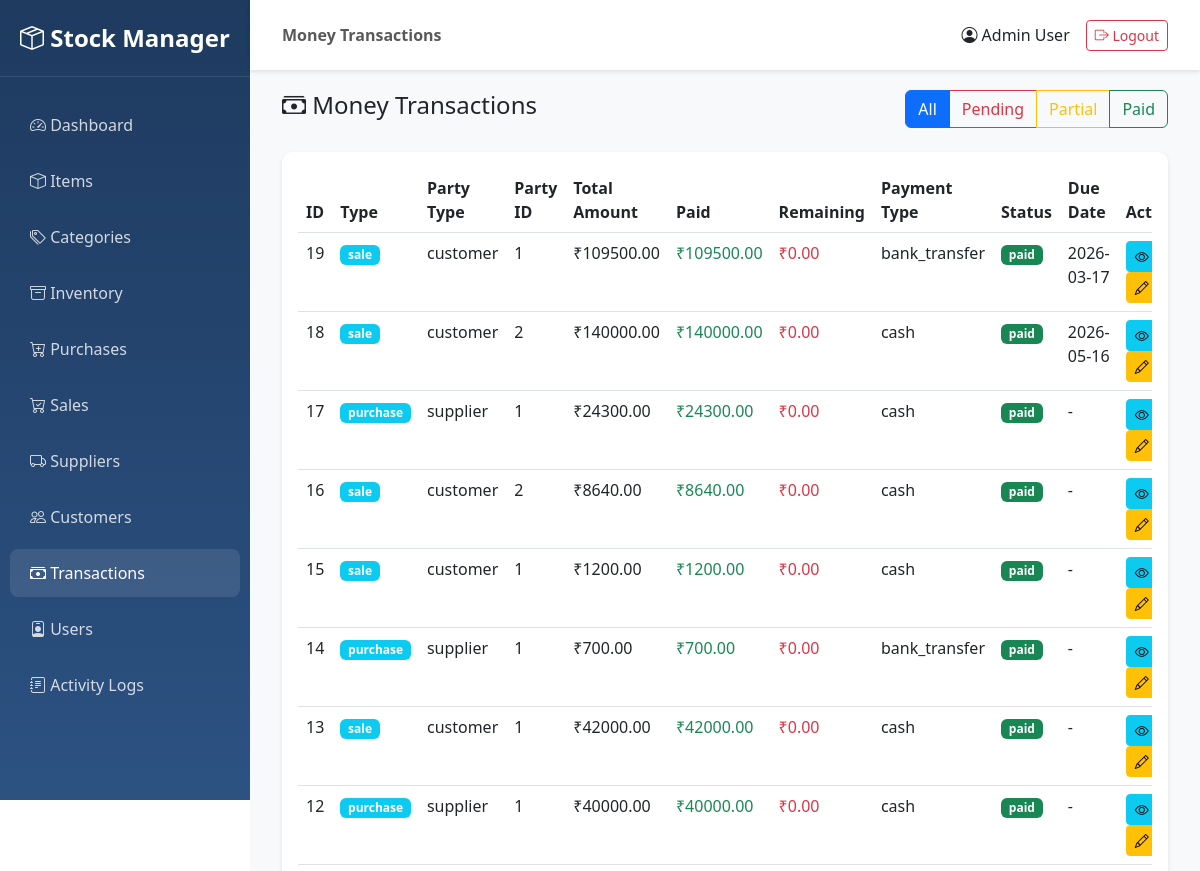
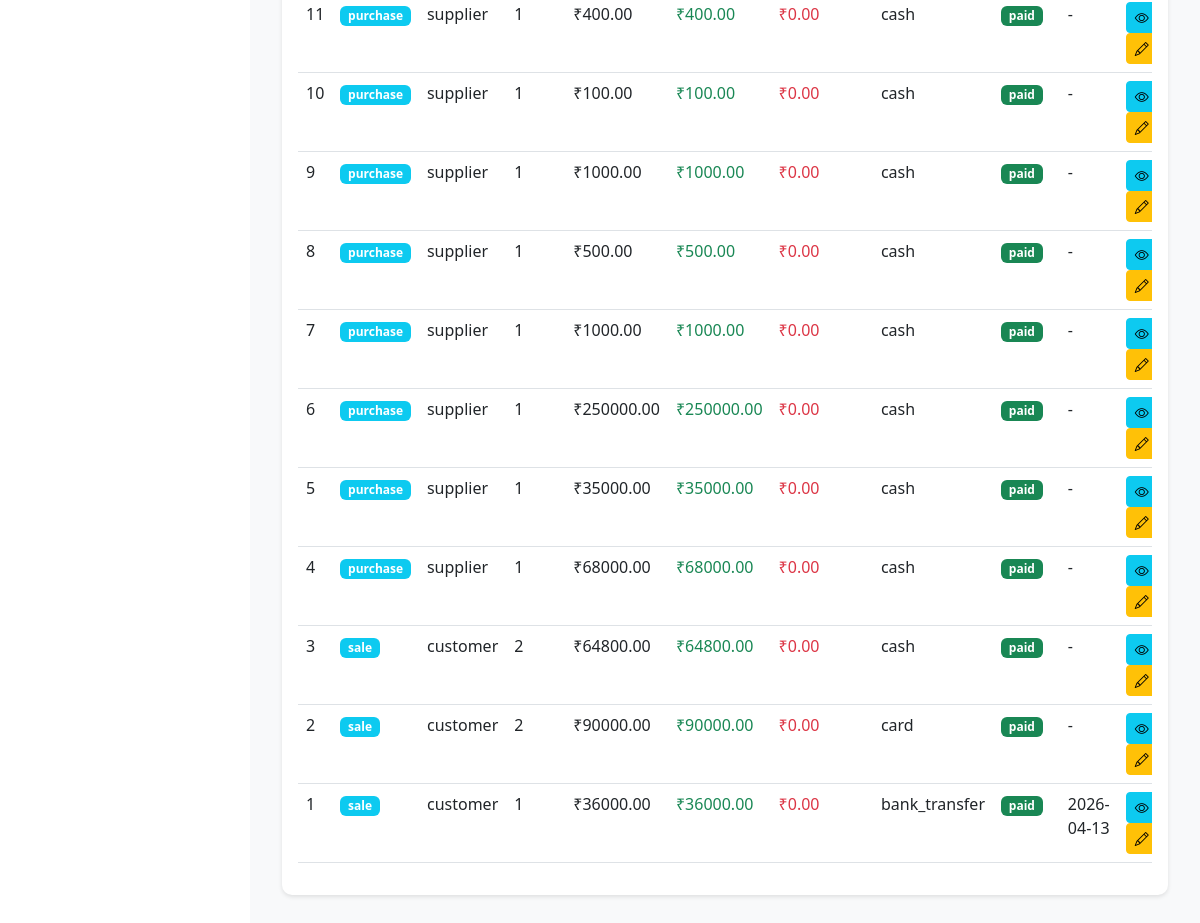
Screenshot of /money/ (signed in) with the database file from the repository (2 pictures, top to bottom).
### app/models/user.py (models this page shows, shortened)
class User(UserMixin, db.Model):
    __tablename__ = 'users'
    user_id = db.Column(db.Integer, primary_key=True)
    name = db.Column(db.String(100), nullable=False)
    username = db.Column(db.String(50), unique=True, nullable=False, index=True)
    password = db.Column(db.String(255), nullable=False)
    role = db.Column(db.String(20), nullable=False, default='user')  # admin, manager, user
    status = db.Column(db.String(20), nullable=False, default='active')  # active, inactive
    created_by = db.Column(db.Integer, db.ForeignKey('users.user_id'), nullable=True)
    updated_by = db.Column(db.Integer, db.ForeignKey('users.user_id'), nullable=True)
    created_at = db.Column(db.DateTime, nullable=False, default=datetime.utcnow)
    updated_at = db.Column(db.DateTime, nullable=False, default=datetime.utcnow, onupdate=datetime.utcnow)
    logs = db.relationship('Log', backref='user', lazy='dynamic')
    def is_admin(self):
        return self.role == 'admin'

### app/models/money.py (models this page shows, shortened)
class Money(db.Model):
    __tablename__ = 'money'
    transaction_id = db.Column(db.Integer, primary_key=True)
    reference_type = db.Column(db.String(20), nullable=False)  # purchase, sale, expense
    reference_id = db.Column(db.Integer, nullable=False)  # ID of purchase/sale/expense
    party_type = db.Column(db.String(20), nullable=False)  # customer, supplier
    party_id = db.Column(db.Integer, nullable=False)  # customer_id or supplier_id
    total_amount = db.Column(db.Float, nullable=False, default=0.0)
    advance_payment = db.Column(db.Float, nullable=False, default=0.0)
    payment_type = db.Column(db.String(20), nullable=False)  # cash, card, bank_transfer, cheque
    pay_status = db.Column(db.String(20), nullable=False, default='pending')  # paid, pending, partial
    due_date = db.Column(db.Date, nullable=True)
    reminder_date = db.Column(db.Date, nullable=True)
    created_by = db.Column(db.Integer, db.ForeignKey('users.user_id'), nullable=True)
    updated_by = db.Column(db.Integer, db.ForeignKey('users.user_id'), nullable=True)
    created_at = db.Column(db.DateTime, nullable=False, default=datetime.utcnow)
    updated_at = db.Column(db.DateTime, nullable=False, default=datetime.utcnow, onupdate=datetime.utcnow)

### app/routes/money.py (the view)
@money_bp.route('/')
@login_required
def list_transactions():
    page = request.args.get('page', 1, type=int)
    filter_type = request.args.get('filter', 'all')
    query = Money.query
    if filter_type == 'pending':
        query = query.filter(Money.pay_status == 'pending')
    elif filter_type == 'partial':
        query = query.filter(Money.pay_status == 'partial')
    elif filter_type == 'paid':
        query = query.filter(Money.pay_status == 'paid')
    elif filter_type == 'purchase':
        query = query.filter(Money.reference_type == 'purchase')
    elif filter_type == 'sale':
        query = query.filter(Money.reference_type == 'sale')
    transactions = query.order_by(Money.created_at.desc()).paginate(page=page, per_page=20, error_out=False)
    return render_template('money/list.html', transactions=transactions, filter_type=filter_type)

### app/templates/money/list.html (shortened to what this page needs)
{% extends "base.html" %}
{% block page_title %}Money Transactions{% endblock %}
{% block content %}
<div class="container-fluid">
    <div class="d-flex justify-content-between align-items-center mb-4">
        <h4><i class="bi bi-cash-stack"></i> Money Transactions</h4>
        <div class="btn-group">
            <a href="{{ url_for('money.list_transactions', filter='all') }}"
               class="btn btn-outline-primary {% if filter_type == 'all' %}active{% endif %}">All</a>
            <a href="{{ url_for('money.list_transactions', filter='pending') }}"
               class="btn btn-outline-danger {% if filter_type == 'pending' %}active{% endif %}">Pending</a>
            <a href="{{ url_for('money.list_transactions', filter='partial') }}"
               class="btn btn-outline-warning {% if filter_type == 'partial' %}active{% endif %}">Partial</a>
            <a href="{{ url_for('money.list_transactions', filter='paid') }}"
               class="btn btn-outline-success {% if filter_type == 'paid' %}active{% endif %}">Paid</a>
        </div>
    </div>
    <div class="card">
        <div class="card-body">
            <div class="table-responsive">
                <table class="table table-hover">
                    <thead>
                        <tr>
                            <th>ID</th>
                            <th>Type</th>
                            <th>Party Type</th>
                            <th>Party ID</th>
                            <th>Total Amount</th>
                            <th>Paid</th>
                            <th>Remaining</th>
                            <th>Payment Type</th>
                            <th>Status</th>
                            <th>Due Date</th>
                            <th>Action</th>
                        </tr>
                    </thead>
                    <tbody>
                        {% for transaction in transactions.items %}
                        <tr>
                            <td>{{ transaction.transaction_id }}</td>
                            <td><span class="badge bg-info">{{ transaction.reference_type }}</span></td>
                            <td>{{ transaction.party_type }}</td>
                            <td>{{ transaction.party_id }}</td>
                            <td>₹{{ "%.2f"|format(transaction.total_amount) }}</td>
                            <td><span class="text-success">₹{{ "%.2f"|format(transaction.advance_payment) }}</span></td>
                            <td><span class="text-danger">₹{{ "%.2f"|format(transaction.total_amount - transaction.advance_payment) }}</span></td>
                            <td>{{ transaction.payment_type }}</td>
                            <td>
                                <span class="badge bg-{{ 'success' if transaction.pay_status == 'paid' else 'warning' if transaction.pay_status == 'partial' else 'danger' }}">
                                    {{ transaction.pay_status }}
                                </span>
                            </td>
                            <td>{{ transaction.due_date or '-' }}</td>
                            <td>
                                <a href="{{ url_for('money.view_transaction', transaction_id=transaction.transaction_id) }}"
                                   class="btn btn-sm btn-info" title="View Details">
                                    <i class="bi bi-eye"></i>
                                </a>
                                <button type="button" class="btn btn-sm btn-warning"
                                        data-bs-toggle="modal"
                                        data-bs-target="#editPaymentTypeModal{{ transaction.transaction_id }}"
                                        title="Edit Payment Type">
                                    <i class="bi bi-pencil"></i>
                                </button>
                            </td>
                        </tr>
                        {% endfor %}
                    </tbody>
                </table>
            </div>
        </div>
    </div>
</div>
{% endblock %}

### app/templates/base.html (shortened to what this page needs)
<!DOCTYPE html>
<html lang="en">
<head>
    <link href="https://cdn.jsdelivr.net/npm/bootstrap@5.3.0/dist/css/bootstrap.min.css" rel="stylesheet">
    <link rel="stylesheet" href="https://cdn.jsdelivr.net/npm/bootstrap-icons@1.11.0/font/bootstrap-icons.css">
</head>
<body>
    {% if current_user.is_authenticated %}
    <div class="sidebar">
        <div class="brand-logo">
            <i class="bi bi-box-seam"></i> Stock Manager
        </div>
        <ul class="nav flex-column">
            <li class="nav-item">
                <a class="nav-link {% if request.endpoint == 'main.dashboard' %}active{% endif %}" href="{{ url_for('main.dashboard') }}">
                    <i class="bi bi-speedometer2"></i> Dashboard
                </a>
            </li>
            <li class="nav-item">
                <a class="nav-link {% if 'items' in request.endpoint %}active{% endif %}" href="{{ url_for('items.list_items') }}">
                    <i class="bi bi-box"></i> Items
                </a>
            </li>
            <li class="nav-item">
                <a class="nav-link {% if 'categories' in request.endpoint %}active{% endif %}" href="{{ url_for('categories.list_categories') }}">
                    <i class="bi bi-tags"></i> Categories
                </a>
            </li>
            <li class="nav-item">
                <a class="nav-link {% if 'inventory' in request.endpoint %}active{% endif %}" href="{{ url_for('inventory.list_inventory') }}">
                    <i class="bi bi-archive"></i> Inventory
                </a>
            </li>
            <li class="nav-item">
                <a class="nav-link {% if 'purchases' in request.endpoint %}active{% endif %}" href="{{ url_for('purchases.list_purchases') }}">
                    <i class="bi bi-cart-plus"></i> Purchases
                </a>
            </li>
            <li class="nav-item">
                <a class="nav-link {% if 'sales' in request.endpoint %}active{% endif %}" href="{{ url_for('sales.list_sales') }}">
                    <i class="bi bi-cart-check"></i> Sales
                </a>
            </li>
            <li class="nav-item">
                <a class="nav-link {% if 'suppliers' in request.endpoint %}active{% endif %}" href="{{ url_for('suppliers.list_suppliers') }}">
                    <i class="bi bi-truck"></i> Suppliers
                </a>
            </li>
            <li class="nav-item">
                <a class="nav-link {% if 'customers' in request.endpoint %}active{% endif %}" href="{{ url_for('customers.list_customers') }}">
                    <i class="bi bi-people"></i> Customers
                </a>
            </li>
            <li class="nav-item">
                <a class="nav-link {% if 'money' in request.endpoint %}active{% endif %}" href="{{ url_for('money.list_transactions') }}">
                    <i class="bi bi-cash-stack"></i> Transactions
                </a>
            </li>
            {% if current_user.is_admin() %}
            <li class="nav-item">
                <a class="nav-link {% if 'users' in request.endpoint %}active{% endif %}" href="{{ url_for('users.list_users') }}">
                    <i class="bi bi-person-badge"></i> Users
                </a>
            </li>
            <li class="nav-item">
                <a class="nav-link {% if 'logs' in request.endpoint %}active{% endif %}" href="{{ url_for('logs.list_logs') }}">
                    <i class="bi bi-journal-text"></i> Activity Logs
                </a>
            </li>
            {% endif %}
        </ul>
    </div>
    <nav class="navbar navbar-top">
        <div class="container-fluid">
            <span class="navbar-text">
                <strong>{% block page_title %}{% endblock %}</strong>
            </span>
            <div class="d-flex align-items-center">
                <span class="me-3">
                    <i class="bi bi-person-circle"></i> {{ current_user.name }}
                </span>
                <a href="{{ url_for('auth.logout') }}" class="btn btn-outline-danger btn-sm">
                    <i class="bi bi-box-arrow-right"></i> Logout
                </a>
            </div>
        </div>
    </nav>
    <div class="main-content">
        {% block content %}{% endblock %}
    </div>
    {% endif %}
</body>
</html>

### app/templates/base.html (style rules this page uses)
:root { --sidebar-width: 250px; }
body { font-family: 'Segoe UI', Tahoma, Geneva, Verdana, sans-serif; }
.sidebar { position: fixed; top: 0; left: 0; height: 100vh; width: var(--sidebar-width); background: linear-gradient(180deg, #1e3a5f 0%, #2c5282 100%); padding-top: 20px; overflow-y: auto; }
.sidebar .nav-link { color: rgba(255, 255, 255, 0.8); padding: 12px 20px; margin: 4px 10px; border-radius: 8px; transition: all 0.3s; }
.sidebar .nav-link:hover, .sidebar .nav-link.active { background: rgba(255, 255, 255, 0.1); color: white; }
.main-content { margin-left: var(--sidebar-width); padding: 20px; min-height: 100vh; background: #f8f9fa; }
.card { border: none; border-radius: 10px; box-shadow: 0 2px 4px rgba(0,0,0,0.1); margin-bottom: 20px; }
.navbar-top { margin-left: var(--sidebar-width); background: white; box-shadow: 0 2px 4px rgba(0,0,0,0.1); padding: 15px 20px; }
.brand-logo { color: white; font-size: 1.5rem; font-weight: bold; padding: 0 20px 20px; margin-bottom: 20px; border-bottom: 1px solid rgba(255,255,255,0.1); }

### rows the page displays
User: name "Admin User"
Money: total_amount "109500.00", advance_payment "109500.00", transaction.total_amount-transaction.advance_payment "0.00"
Money: total_amount "140000.00", advance_payment "140000.00", transaction.total_amount-transaction.advance_payment "0.00"
Money: total_amount "24300.00", advance_payment "24300.00", transaction.total_amount-transaction.advance_payment "0.00"
Money: total_amount "8640.00", advance_payment "8640.00", transaction.total_amount-transaction.advance_payment "0.00"
Money: total_amount "1200.00", advance_payment "1200.00", transaction.total_amount-transaction.advance_payment "0.00"
Money: total_amount "700.00", advance_payment "700.00", transaction.total_amount-transaction.advance_payment "0.00"
Money: total_amount "42000.00", advance_payment "42000.00", transaction.total_amount-transaction.advance_payment "0.00"
Money: total_amount "40000.00", advance_payment "40000.00", transaction.total_amount-transaction.advance_payment "0.00"
Money: total_amount "400.00", advance_payment "400.00", transaction.total_amount-transaction.advance_payment "0.00"
Money: total_amount "100.00", advance_payment "100.00", transaction.total_amount-transaction.advance_payment "0.00"
Money: total_amount "1000.00", advance_payment "1000.00", transaction.total_amount-transaction.advance_payment "0.00"
Money: total_amount "500.00", advance_payment "500.00", transaction.total_amount-transaction.advance_payment "0.00"
Money: total_amount "1000.00", advance_payment "1000.00", transaction.total_amount-transaction.advance_payment "0.00"
Money: total_amount "250000.00", advance_payment "250000.00", transaction.total_amount-transaction.advance_payment "0.00"
Money: total_amount "35000.00", advance_payment "35000.00", transaction.total_amount-transaction.advance_payment "0.00"
Money: total_amount "68000.00", advance_payment "68000.00", transaction.total_amount-transaction.advance_payment "0.00"
Money: total_amount "64800.00", advance_payment "64800.00", transaction.total_amount-transaction.advance_payment "0.00"
Money: total_amount "90000.00", advance_payment "90000.00", transaction.total_amount-transaction.advance_payment "0.00"
Money: total_amount "36000.00", advance_payment "36000.00", transaction.total_amount-transaction.advance_payment "0.00"
